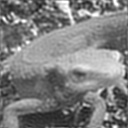

The script that drew this image:
import cv2
import numpy as np
import matplotlib.pyplot as plt

# Read image
img = cv2.imread("imori.jpg").astype(np.float32)
H, W, C = img.shape

# Gray scale
gray = 0.2126 * img[..., 2] + 0.7152 * img[..., 1] + 0.0722 * img[..., 0]

# DFT
K = W
L = H
M = W
N = H

G = np.zeros((L, K), dtype=np.complex)

x = np.tile(np.arange(W), (H, 1))
y = np.arange(H).repeat(W).reshape(H, -1)

for l in range(L):
    for k in range(K):
        G[l, k] = np.sum(gray * np.exp(-2j * np.pi * (x * k / M + y * l / N))) / np.sqrt(M * N)

# low-pass filter
_G = np.zeros_like(G)
_G[:H//2, :W//2] = G[H//2:, W//2:]
_G[:H//2, W//2:] = G[H//2:, :W//2]
_G[H//2:, :W//2] = G[:H//2, W//2:]
_G[H//2:, W//2:] = G[:H//2, :W//2]
p = 0.5
_x = x - W // 2
_y = y - H // 2
r = np.sqrt(_x ** 2 + _y ** 2)
mask = np.ones((H, W), dtype=np.float32)
mask[r>(W//2*p)] = 0

_G *= mask

G[:H//2, :W//2] = _G[H//2:, W//2:]
G[:H//2, W//2:] = _G[H//2:, :W//2]
G[H//2:, :W//2] = _G[:H//2, W//2:]
G[H//2:, W//2:] = _G[:H//2, :W//2]

# IDFT
out = np.zeros((H, W), dtype=np.float32)

for n in range(N):
    for m in range(M):
        out[n,m] = np.abs(np.sum(G * np.exp(2j * np.pi * (x * m / M + y * n / N)))) / np.sqrt(M * N)

out[out>255] = 255
out = out.astype(np.uint8)
    
# Save result
cv2.imshow("result", out)
cv2.waitKey(0)
cv2.imwrite("out.jpg", out)
